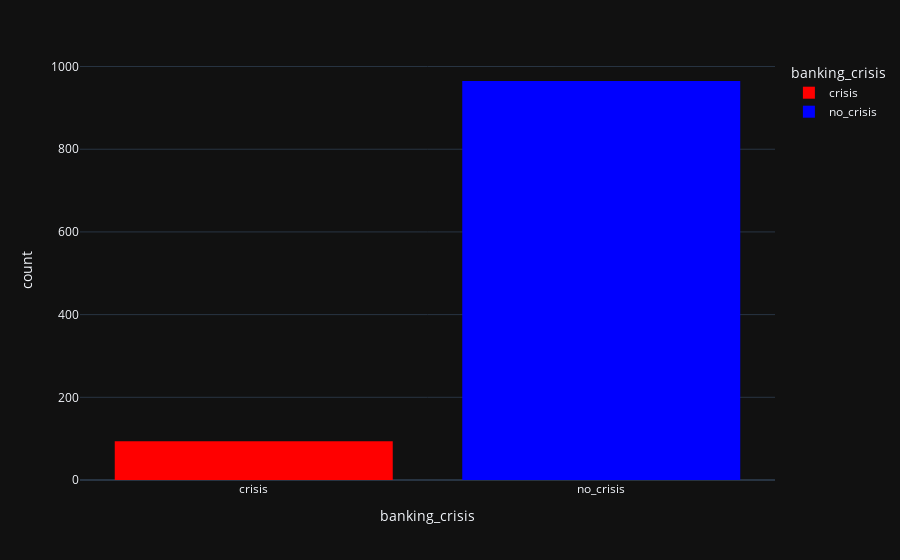

Source (notebook cell):
### Code cell
px.histogram(df,x='banking_crisis',color='banking_crisis',color_discrete_map={'crisis':'red','no_crisis':'Blue'},template='plotly_dark')

### Figure 1 — Plotly figure (JSON) as saved in the notebook; plotly's stock layout.template omitted (floating-point values rounded to 4 significant figures; data arrays with more than 128 entries replaced by an {"elided": "..."} marker saying what was removed)
{"data": [{"alignmentgroup": "True", "bingroup": "x", "hovertemplate": "banking_crisis=%{x}<br>count=%{y}<extra></extra>", "legendgroup": "crisis", "marker": {"color": "red", "pattern": {"shape": ""}}, "name": "crisis", "offsetgroup": "crisis", "orientation": "v", "showlegend": true, "type": "histogram", "x": ["crisis", "crisis", "crisis", "crisis", "crisis", "crisis", "crisis", "crisis", "crisis", "crisis", "crisis", "crisis", "crisis", "crisis", "crisis", "crisis", "crisis", "crisis", "crisis", "crisis", "crisis", "crisis", "crisis", "crisis", "crisis", "crisis", "crisis", "crisis", "crisis", "crisis", "crisis", "crisis", "crisis", "crisis", "crisis", "crisis", "crisis", "crisis", "crisis", "crisis", "crisis", "crisis", "crisis", "crisis", "crisis", "crisis", "crisis", "crisis", "crisis", "crisis", "crisis", "crisis", "crisis", "crisis", "crisis", "crisis", "crisis", "crisis", "crisis", "crisis", "crisis", "crisis", "crisis", "crisis", "crisis", "crisis", "crisis", "crisis", "crisis", "crisis", "crisis", "crisis", "crisis", "crisis", "crisis", "crisis", "crisis", "crisis", "crisis", "crisis", "crisis", "crisis", "crisis", "crisis", "crisis", "crisis", "crisis", "crisis", "crisis", "crisis", "crisis", "crisis", "crisis", "crisis"], "xaxis": "x", "yaxis": "y"}, {"alignmentgroup": "True", "bingroup": "x", "hovertemplate": "banking_crisis=%{x}<br>count=%{y}<extra></extra>", "legendgroup": "no_crisis", "marker": {"color": "Blue", "pattern": {"shape": ""}}, "name": "no_crisis", "offsetgroup": "no_crisis", "orientation": "v", "showlegend": true, "type": "histogram", "x": {"elided": "965 str values"}, "xaxis": "x", "yaxis": "y"}], "layout": {"barmode": "relative", "legend": {"title": {"text": "banking_crisis"}, "tracegroupgap": 0}, "margin": {"t": 60}, "xaxis": {"anchor": "y", "categoryarray": ["crisis", "no_crisis"], "categoryorder": "array", "domain": [0, 1], "title": {"text": "banking_crisis"}}, "yaxis": {"anchor": "x", "domain": [0, 1], "title": {"text": "count"}}}}
